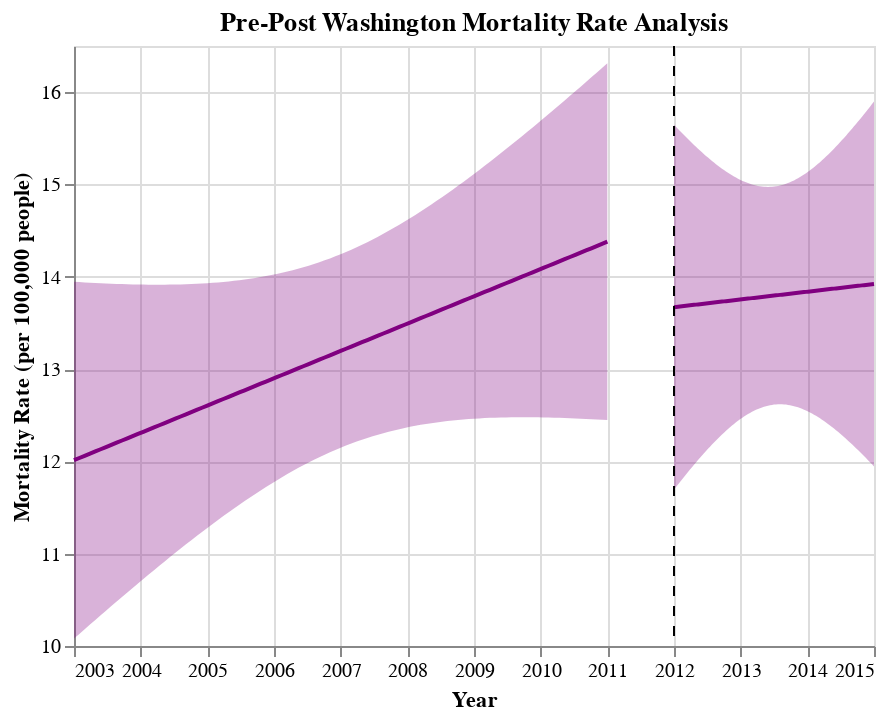

Write notebook code for a chart like this one.
### Code cell
## Generate Pre-Post Graphs for WA
fit, reg_chart_pre_WA = get_reg_fit_WA(
    death_data_WA_subset_grouped_pre, 
    yvar="average_deaths_state", 
    xvar="YEAR", 
    alpha=0.05
)
reg_chart_pre_WA

fit, reg_chart_post_WA = get_reg_fit_WA(
    death_data_WA_subset_grouped_post, 
    yvar="average_deaths_state", 
    xvar="YEAR", 
    alpha=0.05
)

## Create line post-policy implementation
line_2012 = alt.Chart(pd.DataFrame({'x': [2012]})).mark_rule(strokeDash=[5, 5]).encode(x='x')

## Generate final pre-post graph for WA
pre_post_WA = reg_chart_pre_WA + reg_chart_post_WA + line_2012
pre_post_WA.properties(title="Pre-Post Washington Mortality Rate Analysis")

### Figure 1 — Vega-Lite specification as saved in the notebook (floating-point values rounded to 4 significant figures)
{"config": {"view": {"continuousWidth": 400, "continuousHeight": 300}}, "layer": [{"mark": {"type": "errorband", "color": "purple"}, "encoding": {"x": {"field": "YEAR", "type": "quantitative"}, "y": {"field": "ci_low", "title": "", "type": "quantitative"}, "y2": {"field": "ci_high"}}}, {"mark": {"type": "line", "color": "purple"}, "encoding": {"x": {"axis": {"format": "T", "title": "Year"}, "field": "YEAR", "scale": {"zero": false}, "type": "quantitative"}, "y": {"field": "average_deaths_state", "scale": {"zero": false}, "title": "Mortality Rate (per 100,000 people)", "type": "quantitative"}}}, {"layer": [{"mark": {"type": "errorband", "color": "purple"}, "encoding": {"x": {"field": "YEAR", "type": "quantitative"}, "y": {"field": "ci_low", "title": "", "type": "quantitative"}, "y2": {"field": "ci_high"}}}, {"mark": {"type": "line", "color": "purple"}, "encoding": {"x": {"axis": {"format": "T", "title": "Year"}, "field": "YEAR", "scale": {"zero": false}, "type": "quantitative"}, "y": {"field": "average_deaths_state", "scale": {"zero": false}, "title": "Mortality Rate (per 100,000 people)", "type": "quantitative"}}}], "data": {"name": "data-631ce06123dff5a73685ac4e0a2bbc35"}}, {"data": {"name": "data-093671e60d609957934f7032375c92d9"}, "mark": {"type": "rule", "strokeDash": [5, 5]}, "encoding": {"x": {"field": "x", "type": "quantitative"}}}], "data": {"name": "data-987fd5e358756425c92532c2803cf571"}, "title": "Pre-Post Washington Mortality Rate Analysis", "$schema": "https://vega.github.io/schema/vega-lite/v4.17.0.json", "datasets": {"data-987fd5e358756425c92532c2803cf571": [{"YEAR": 2003.0, "average_deaths_state": 12.01, "ci_low": 10.08, "ci_high": 13.95}, {"YEAR": 2003.0, "average_deaths_state": 12.04, "ci_low": 10.13, "ci_high": 13.94}, {"YEAR": 2003.0, "average_deaths_state": 12.06, "ci_low": 10.18, "ci_high": 13.94}, {"YEAR": 2003.0, "average_deaths_state": 12.08, "ci_low": 10.23, "ci_high": 13.94}, {"YEAR": 2003.0, "average_deaths_state": 12.11, "ci_low": 10.28, "ci_high": 13.93}, {"YEAR": 2003.0, "average_deaths_state": 12.13, "ci_low": 10.33, "ci_high": 13.93}, {"YEAR": 2003.0, "average_deaths_state": 12.16, "ci_low": 10.38, "ci_high": 13.93}, {"YEAR": 2004.0, "average_deaths_state": 12.18, "ci_low": 10.43, "ci_high": 13.92}, {"YEAR": 2004.0, "average_deaths_state": 12.2, "ci_low": 10.48, "ci_high": 13.92}, {"YEAR": 2004.0, "average_deaths_state": 12.23, "ci_low": 10.53, "ci_high": 13.92}, {"YEAR": 2004.0, "average_deaths_state": 12.25, "ci_low": 10.58, "ci_high": 13.92}, {"YEAR": 2004.0, "average_deaths_state": 12.27, "ci_low": 10.63, "ci_high": 13.92}, {"YEAR": 2004.0, "average_deaths_state": 12.3, "ci_low": 10.68, "ci_high": 13.92}, {"YEAR": 2004.0, "average_deaths_state": 12.32, "ci_low": 10.73, "ci_high": 13.92}, {"YEAR": 2004.0, "average_deaths_state": 12.34, "ci_low": 10.77, "ci_high": 13.91}, {"YEAR": 2004.0, "average_deaths_state": 12.37, "ci_low": 10.82, "ci_high": 13.91}, {"YEAR": 2004.0, "average_deaths_state": 12.39, "ci_low": 10.87, "ci_high": 13.91}, {"YEAR": 2004.0, "average_deaths_state": 12.42, "ci_low": 10.92, "ci_high": 13.91}, {"YEAR": 2004.0, "average_deaths_state": 12.44, "ci_low": 10.96, "ci_high": 13.91}, {"YEAR": 2005.0, "average_deaths_state": 12.46, "ci_low": 11.01, "ci_high": 13.92}, {"YEAR": 2005.0, "average_deaths_state": 12.49, "ci_low": 11.06, "ci_high": 13.92}, {"YEAR": 2005.0, "average_deaths_state": 12.51, "ci_low": 11.1, "ci_high": 13.92}, {"YEAR": 2005.0, "average_deaths_state": 12.53, "ci_low": 11.15, "ci_high": 13.92}, {"YEAR": 2005.0, "average_deaths_state": 12.56, "ci_low": 11.19, "ci_high": 13.92}, {"YEAR": 2005.0, "average_deaths_state": 12.58, "ci_low": 11.24, "ci_high": 13.93}, {"YEAR": 2005.0, "average_deaths_state": 12.6, "ci_low": 11.28, "ci_high": 13.93}, {"YEAR": 2005.0, "average_deaths_state": 12.63, "ci_low": 11.32, "ci_high": 13.93}, {"YEAR": 2005.0, "average_deaths_state": 12.65, "ci_low": 11.37, "ci_high": 13.94}, {"YEAR": 2005.0, "average_deaths_state": 12.68, "ci_low": 11.41, "ci_high": 13.94}, {"YEAR": 2005.0, "average_deaths_state": 12.7, "ci_low": 11.45, "ci_high": 13.95}, {"YEAR": 2005.0, "average_deaths_state": 12.72, "ci_low": 11.49, "ci_high": 13.96}, {"YEAR": 2005.0, "average_deaths_state": 12.75, "ci_low": 11.53, "ci_high": 13.96}, {"YEAR": 2006.0, "average_deaths_state": 12.77, "ci_low": 11.57, "ci_high": 13.97}, {"YEAR": 2006.0, "average_deaths_state": 12.79, "ci_low": 11.61, "ci_high": 13.98}, {"YEAR": 2006.0, "average_deaths_state": 12.82, "ci_low": 11.65, "ci_high": 13.99}, {"YEAR": 2006.0, "average_deaths_state": 12.84, "ci_low": 11.69, "ci_high": 14.0}, {"YEAR": 2006.0, "average_deaths_state": 12.87, "ci_low": 11.72, "ci_high": 14.01}, {"YEAR": 2006.0, "average_deaths_state": 12.89, "ci_low": 11.76, "ci_high": 14.02}, {"YEAR": 2006.0, "average_deaths_state": 12.91, "ci_low": 11.79, "ci_high": 14.03}, {"YEAR": 2006.0, "average_deaths_state": 12.94, "ci_low": 11.83, "ci_high": 14.04}, {"YEAR": 2006.0, "average_deaths_state": 12.96, "ci_low": 11.86, "ci_high": 14.06}, {"YEAR": 2006.0, "average_deaths_state": 12.98, "ci_low": 11.9, "ci_high": 14.07}, {"YEAR": 2006.0, "average_deaths_state": 13.01, "ci_low": 11.93, "ci_high": 14.09}, {"YEAR": 2006.0, "average_deaths_state": 13.03, "ci_low": 11.96, "ci_high": 14.1}, {"YEAR": 2007.0, "average_deaths_state": 13.05, "ci_low": 11.99, "ci_high": 14.12}, {"YEAR": 2007.0, "average_deaths_state": 13.08, "ci_low": 12.02, "ci_high": 14.14}, {"YEAR": 2007.0, "average_deaths_state": 13.1, "ci_low": 12.05, "ci_high": 14.16}, {"YEAR": 2007.0, "average_deaths_state": 13.13, "ci_low": 12.07, "ci_high": 14.18}, {"YEAR": 2007.0, "average_deaths_state": 13.15, "ci_low": 12.1, "ci_high": 14.2}, {"YEAR": 2007.0, "average_deaths_state": 13.17, "ci_low": 12.12, "ci_high": 14.22}, {"YEAR": 2007.0, "average_deaths_state": 13.2, "ci_low": 12.15, "ci_high": 14.24}, {"YEAR": 2007.0, "average_deaths_state": 13.22, "ci_low": 12.17, "ci_high": 14.27}, {"YEAR": 2007.0, "average_deaths_state": 13.24, "ci_low": 12.19, "ci_high": 14.29}, {"YEAR": 2007.0, "average_deaths_state": 13.27, "ci_low": 12.21, "ci_high": 14.32}, {"YEAR": 2007.0, "average_deaths_state": 13.29, "ci_low": 12.23, "ci_high": 14.35}, {"YEAR": 2007.0, "average_deaths_state": 13.31, "ci_low": 12.25, "ci_high": 14.38}, {"YEAR": 2007.0, "average_deaths_state": 13.34, "ci_low": 12.27, "ci_high": 14.4}, {"YEAR": 2008.0, "average_deaths_state": 13.36, "ci_low": 12.29, "ci_high": 14.43}, {"YEAR": 2008.0, "average_deaths_state": 13.39, "ci_low": 12.31, "ci_high": 14.47}, {"YEAR": 2008.0, "average_deaths_state": 13.41, "ci_low": 12.32, "ci_high": 14.5}, {"YEAR": 2008.0, "average_deaths_state": 13.43, "ci_low": 12.34, "ci_high": 14.53}, {"YEAR": 2008.0, "average_deaths_state": 13.46, "ci_low": 12.35, "ci_high": 14.56}, {"YEAR": 2008.0, "average_deaths_state": 13.48, "ci_low": 12.36, "ci_high": 14.6}, {"YEAR": 2008.0, "average_deaths_state": 13.5, "ci_low": 12.37, "ci_high": 14.63}, {"YEAR": 2008.0, "average_deaths_state": 13.53, "ci_low": 12.39, "ci_high": 14.67}, {"YEAR": 2008.0, "average_deaths_state": 13.55, "ci_low": 12.4, "ci_high": 14.71}, {"YEAR": 2008.0, "average_deaths_state": 13.58, "ci_low": 12.41, "ci_high": 14.74}, {"YEAR": 2008.0, "average_deaths_state": 13.6, "ci_low": 12.41, "ci_high": 14.78}, {"YEAR": 2008.0, "average_deaths_state": 13.62, "ci_low": 12.42, "ci_high": 14.82}, {"YEAR": 2009.0, "average_deaths_state": 13.65, "ci_low": 12.43, "ci_high": 14.86}, {"YEAR": 2009.0, "average_deaths_state": 13.67, "ci_low": 12.44, "ci_high": 14.9}, {"YEAR": 2009.0, "average_deaths_state": 13.69, "ci_low": 12.44, "ci_high": 14.94}, {"YEAR": 2009.0, "average_deaths_state": 13.72, "ci_low": 12.45, "ci_high": 14.99}, {"YEAR": 2009.0, "average_deaths_state": 13.74, "ci_low": 12.45, "ci_high": 15.03}, {"YEAR": 2009.0, "average_deaths_state": 13.76, "ci_low": 12.46, "ci_high": 15.07}, {"YEAR": 2009.0, "average_deaths_state": 13.79, "ci_low": 12.46, "ci_high": 15.11}, {"YEAR": 2009.0, "average_deaths_state": 13.81, "ci_low": 12.47, "ci_high": 15.16}, {"YEAR": 2009.0, "average_deaths_state": 13.84, "ci_low": 12.47, "ci_high": 15.2}, {"YEAR": 2009.0, "average_deaths_state": 13.86, "ci_low": 12.47, "ci_high": 15.25}, {"YEAR": 2009.0, "average_deaths_state": 13.88, "ci_low": 12.47, "ci_high": 15.29}, {"YEAR": 2009.0, "average_deaths_state": 13.91, "ci_low": 12.48, "ci_high": 15.34}, {"YEAR": 2009.0, "average_deaths_state": 13.93, "ci_low": 12.48, "ci_high": 15.38}, {"YEAR": 2010.0, "average_deaths_state": 13.95, "ci_low": 12.48, "ci_high": 15.43}, {"YEAR": 2010.0, "average_deaths_state": 13.98, "ci_low": 12.48, "ci_high": 15.48}, {"YEAR": 2010.0, "average_deaths_state": 14.0, "ci_low": 12.48, "ci_high": 15.52}, {"YEAR": 2010.0, "average_deaths_state": 14.02, "ci_low": 12.48, "ci_high": 15.57}, {"YEAR": 2010.0, "average_deaths_state": 14.05, "ci_low": 12.48, "ci_high": 15.62}, {"YEAR": 2010.0, "average_deaths_state": 14.07, "ci_low": 12.48, "ci_high": 15.67}, {"YEAR": 2010.0, "average_deaths_state": 14.1, "ci_low": 12.48, "ci_high": 15.71}, {"YEAR": 2010.0, "average_deaths_state": 14.12, "ci_low": 12.48, "ci_high": 15.76}, {"YEAR": 2010.0, "average_deaths_state": 14.14, "ci_low": 12.47, "ci_high": 15.81}, {"YEAR": 2010.0, "average_deaths_state": 14.17, "ci_low": 12.47, "ci_high": 15.86}, {"YEAR": 2010.0, "average_deaths_state": 14.19, "ci_low": 12.47, "ci_high": 15.91}, {"YEAR": 2010.0, "average_deaths_state": 14.21, "ci_low": 12.47, "ci_high": 15.96}, {"YEAR": 2011.0, "average_deaths_state": 14.24, "ci_low": 12.47, "ci_high": 16.01}, {"YEAR": 2011.0, "average_deaths_state": 14.26, "ci_low": 12.46, "ci_high": 16.06}, {"YEAR": 2011.0, "average_deaths_state": 14.29, "ci_low": 12.46, "ci_high": 16.11}, {"YEAR": 2011.0, "average_deaths_state": 14.31, "ci_low": 12.46, "ci_high": 16.16}, {"YEAR": 2011.0, "average_deaths_state": 14.33, "ci_low": 12.45, "ci_high": 16.21}, {"YEAR": 2011.0, "average_deaths_state": 14.36, "ci_low": 12.45, "ci_high": 16.26}, {"YEAR": 2011.0, "average_deaths_state": 14.38, "ci_low": 12.45, "ci_high": 16.31}], "data-631ce06123dff5a73685ac4e0a2bbc35": [{"YEAR": 2012.0, "average_deaths_state": 13.67, "ci_low": 11.69, "ci_high": 15.65}, {"YEAR": 2012.0, "average_deaths_state": 13.67, "ci_low": 11.72, "ci_high": 15.62}, {"YEAR": 2012.0, "average_deaths_state": 13.68, "ci_low": 11.75, "ci_high": 15.6}, {"YEAR": 2012.0, "average_deaths_state": 13.68, "ci_low": 11.78, "ci_high": 15.58}, {"YEAR": 2012.0, "average_deaths_state": 13.68, "ci_low": 11.8, "ci_high": 15.56}, {"YEAR": 2012.0, "average_deaths_state": 13.68, "ci_low": 11.83, "ci_high": 15.53}, {"YEAR": 2012.0, "average_deaths_state": 13.69, "ci_low": 11.86, "ci_high": 15.51}, {"YEAR": 2012.0, "average_deaths_state": 13.69, "ci_low": 11.88, "ci_high": 15.49}, {"YEAR": 2012.0, "average_deaths_state": 13.69, "ci_low": 11.91, "ci_high": 15.47}, {"YEAR": 2012.0, "average_deaths_state": 13.69, "ci_low": 11.94, "ci_high": 15.45}, {"YEAR": 2012.0, "average_deaths_state": 13.7, "ci_low": 11.96, "ci_high": 15.43}, {"YEAR": 2012.0, "average_deaths_state": 13.7, "ci_low": 11.99, "ci_high": 15.41}, {"YEAR": 2012.0, "average_deaths_state": 13.7, "ci_low": 12.01, "ci_high": 15.39}, {"YEAR": 2012.0, "average_deaths_state": 13.7, "ci_low": 12.04, "ci_high": 15.37}, {"YEAR": 2012.0, "average_deaths_state": 13.71, "ci_low": 12.06, "ci_high": 15.35}, {"YEAR": 2012.0, "average_deaths_state": 13.71, "ci_low": 12.09, "ci_high": 15.33}, {"YEAR": 2012.0, "average_deaths_state": 13.71, "ci_low": 12.11, "ci_high": 15.31}, {"YEAR": 2013.0, "average_deaths_state": 13.71, "ci_low": 12.14, "ci_high": 15.29}, {"YEAR": 2013.0, "average_deaths_state": 13.72, "ci_low": 12.16, "ci_high": 15.27}, {"YEAR": 2013.0, "average_deaths_state": 13.72, "ci_low": 12.18, "ci_high": 15.25}, {"YEAR": 2013.0, "average_deaths_state": 13.72, "ci_low": 12.2, "ci_high": 15.24}, {"YEAR": 2013.0, "average_deaths_state": 13.72, "ci_low": 12.23, "ci_high": 15.22}, {"YEAR": 2013.0, "average_deaths_state": 13.73, "ci_low": 12.25, "ci_high": 15.2}, {"YEAR": 2013.0, "average_deaths_state": 13.73, "ci_low": 12.27, "ci_high": 15.19}, {"YEAR": 2013.0, "average_deaths_state": 13.73, "ci_low": 12.29, "ci_high": 15.17}, {"YEAR": 2013.0, "average_deaths_state": 13.73, "ci_low": 12.31, "ci_high": 15.16}, {"YEAR": 2013.0, "average_deaths_state": 13.74, "ci_low": 12.33, "ci_high": 15.14}, {"YEAR": 2013.0, "average_deaths_state": 13.74, "ci_low": 12.35, "ci_high": 15.13}, {"YEAR": 2013.0, "average_deaths_state": 13.74, "ci_low": 12.37, "ci_high": 15.11}, {"YEAR": 2013.0, "average_deaths_state": 13.74, "ci_low": 12.39, "ci_high": 15.1}, {"YEAR": 2013.0, "average_deaths_state": 13.75, "ci_low": 12.41, "ci_high": 15.09}, {"YEAR": 2013.0, "average_deaths_state": 13.75, "ci_low": 12.42, "ci_high": 15.07}, {"YEAR": 2013.0, "average_deaths_state": 13.75, "ci_low": 12.44, "ci_high": 15.06}, {"YEAR": 2013.0, "average_deaths_state": 13.75, "ci_low": 12.46, "ci_high": 15.05}, {"YEAR": 2013.0, "average_deaths_state": 13.76, "ci_low": 12.47, "ci_high": 15.04}, {"YEAR": 2013.0, "average_deaths_state": 13.76, "ci_low": 12.49, "ci_high": 15.03}, {"YEAR": 2013.0, "average_deaths_state": 13.76, "ci_low": 12.5, "ci_high": 15.02}, {"YEAR": 2013.0, "average_deaths_state": 13.76, "ci_low": 12.51, "ci_high": 15.01}, {"YEAR": 2013.0, "average_deaths_state": 13.77, "ci_low": 12.53, "ci_high": 15.01}, {"YEAR": 2013.0, "average_deaths_state": 13.77, "ci_low": 12.54, "ci_high": 15.0}, {"YEAR": 2013.0, "average_deaths_state": 13.77, "ci_low": 12.55, "ci_high": 14.99}, {"YEAR": 2013.0, "average_deaths_state": 13.77, "ci_low": 12.56, "ci_high": 14.99}, {"YEAR": 2013.0, "average_deaths_state": 13.78, "ci_low": 12.57, "ci_high": 14.98}, {"YEAR": 2013.0, "average_deaths_state": 13.78, "ci_low": 12.58, "ci_high": 14.98}, {"YEAR": 2013.0, "average_deaths_state": 13.78, "ci_low": 12.58, "ci_high": 14.98}, {"YEAR": 2013.0, "average_deaths_state": 13.78, "ci_low": 12.59, "ci_high": 14.98}, {"YEAR": 2013.0, "average_deaths_state": 13.79, "ci_low": 12.6, "ci_high": 14.97}, {"YEAR": 2013.0, "average_deaths_state": 13.79, "ci_low": 12.6, "ci_high": 14.97}, {"YEAR": 2013.0, "average_deaths_state": 13.79, "ci_low": 12.61, "ci_high": 14.97}, {"YEAR": 2013.0, "average_deaths_state": 13.79, "ci_low": 12.61, "ci_high": 14.98}, {"YEAR": 2013.0, "average_deaths_state": 13.8, "ci_low": 12.62, "ci_high": 14.98}, {"YEAR": 2014.0, "average_deaths_state": 13.8, "ci_low": 12.62, "ci_high": 14.98}, {"YEAR": 2014.0, "average_deaths_state": 13.8, "ci_low": 12.62, "ci_high": 14.98}, {"YEAR": 2014.0, "average_deaths_state": 13.8, "ci_low": 12.62, "ci_high": 14.99}, {"YEAR": 2014.0, "average_deaths_state": 13.81, "ci_low": 12.62, "ci_high": 14.99}, {"YEAR": 2014.0, "average_deaths_state": 13.81, "ci_low": 12.62, "ci_high": 15.0}, {"YEAR": 2014.0, "average_deaths_state": 13.81, "ci_low": 12.61, "ci_high": 15.01}, {"YEAR": 2014.0, "average_deaths_state": 13.81, "ci_low": 12.61, "ci_high": 15.02}, {"YEAR": 2014.0, "average_deaths_state": 13.82, "ci_low": 12.61, "ci_high": 15.02}, {"YEAR": 2014.0, "average_deaths_state": 13.82, "ci_low": 12.6, "ci_high": 15.03}, {"YEAR": 2014.0, "average_deaths_state": 13.82, "ci_low": 12.6, "ci_high": 15.04}, {"YEAR": 2014.0, "average_deaths_state": 13.82, "ci_low": 12.59, "ci_high": 15.06}, {"YEAR": 2014.0, "average_deaths_state": 13.83, "ci_low": 12.59, "ci_high": 15.07}, {"YEAR": 2014.0, "average_deaths_state": 13.83, "ci_low": 12.58, "ci_high": 15.08}, {"YEAR": 2014.0, "average_deaths_state": 13.83, "ci_low": 12.57, "ci_high": 15.09}, {"YEAR": 2014.0, "average_deaths_state": 13.83, "ci_low": 12.56, "ci_high": 15.11}, {"YEAR": 2014.0, "average_deaths_state": 13.84, "ci_low": 12.55, "ci_high": 15.12}, {"YEAR": 2014.0, "average_deaths_state": 13.84, "ci_low": 12.54, "ci_high": 15.14}, {"YEAR": 2014.0, "average_deaths_state": 13.84, "ci_low": 12.53, "ci_high": 15.15}, {"YEAR": 2014.0, "average_deaths_state": 13.84, "ci_low": 12.52, "ci_high": 15.17}, {"YEAR": 2014.0, "average_deaths_state": 13.85, "ci_low": 12.51, "ci_high": 15.19}, {"YEAR": 2014.0, "average_deaths_state": 13.85, "ci_low": 12.49, "ci_high": 15.2}, {"YEAR": 2014.0, "average_deaths_state": 13.85, "ci_low": 12.48, "ci_high": 15.22}, {"YEAR": 2014.0, "average_deaths_state": 13.85, "ci_low": 12.47, "ci_high": 15.24}, {"YEAR": 2014.0, "average_deaths_state": 13.86, "ci_low": 12.45, "ci_high": 15.26}, {"YEAR": 2014.0, "average_deaths_state": 13.86, "ci_low": 12.44, "ci_high": 15.28}, {"YEAR": 2014.0, "average_deaths_state": 13.86, "ci_low": 12.42, "ci_high": 15.3}, {"YEAR": 2014.0, "average_deaths_state": 13.86, "ci_low": 12.41, "ci_high": 15.32}, {"YEAR": 2014.0, "average_deaths_state": 13.87, "ci_low": 12.39, "ci_high": 15.34}, {"YEAR": 2014.0, "average_deaths_state": 13.87, "ci_low": 12.37, "ci_high": 15.37}, {"YEAR": 2014.0, "average_deaths_state": 13.87, "ci_low": 12.36, "ci_high": 15.39}, {"YEAR": 2014.0, "average_deaths_state": 13.87, "ci_low": 12.34, "ci_high": 15.41}, {"YEAR": 2014.0, "average_deaths_state": 13.88, "ci_low": 12.32, "ci_high": 15.43}, {"YEAR": 2014.0, "average_deaths_state": 13.88, "ci_low": 12.3, "ci_high": 15.46}, {"YEAR": 2015.0, "average_deaths_state": 13.88, "ci_low": 12.28, "ci_high": 15.48}, {"YEAR": 2015.0, "average_deaths_state": 13.88, "ci_low": 12.26, "ci_high": 15.5}, {"YEAR": 2015.0, "average_deaths_state": 13.89, "ci_low": 12.24, "ci_high": 15.53}, {"YEAR": 2015.0, "average_deaths_state": 13.89, "ci_low": 12.22, "ci_high": 15.55}, {"YEAR": 2015.0, "average_deaths_state": 13.89, "ci_low": 12.2, "ci_high": 15.58}, {"YEAR": 2015.0, "average_deaths_state": 13.89, "ci_low": 12.18, "ci_high": 15.6}, {"YEAR": 2015.0, "average_deaths_state": 13.9, "ci_low": 12.16, "ci_high": 15.63}, {"YEAR": 2015.0, "average_deaths_state": 13.9, "ci_low": 12.14, "ci_high": 15.66}, {"YEAR": 2015.0, "average_deaths_state": 13.9, "ci_low": 12.12, "ci_high": 15.68}, {"YEAR": 2015.0, "average_deaths_state": 13.9, "ci_low": 12.1, "ci_high": 15.71}, {"YEAR": 2015.0, "average_deaths_state": 13.91, "ci_low": 12.08, "ci_high": 15.73}, {"YEAR": 2015.0, "average_deaths_state": 13.91, "ci_low": 12.06, "ci_high": 15.76}, {"YEAR": 2015.0, "average_deaths_state": 13.91, "ci_low": 12.04, "ci_high": 15.79}, {"YEAR": 2015.0, "average_deaths_state": 13.91, "ci_low": 12.01, "ci_high": 15.82}, {"YEAR": 2015.0, "average_deaths_state": 13.92, "ci_low": 11.99, "ci_high": 15.84}, {"YEAR": 2015.0, "average_deaths_state": 13.92, "ci_low": 11.97, "ci_high": 15.87}, {"YEAR": 2015.0, "average_deaths_state": 13.92, "ci_low": 11.95, "ci_high": 15.9}], "data-093671e60d609957934f7032375c92d9": [{"x": 2012}]}}
